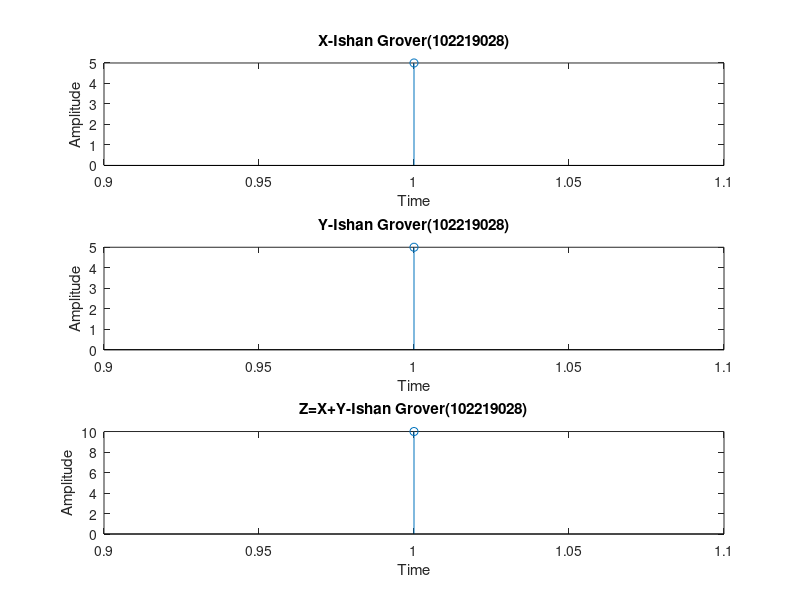

Write the MATLAB code that produced this figure.
%Experiment Number 3
%Addition
clc;
close all;
x=input("Enter the first sequence: ");
subplot(3,1,1);
stem(x);
xlabel("Time");
ylabel("Amplitude");
title("X-Ishan Grover(102219028)");
y=input("Enter the second sequence: ");
subplot(3,1,2);
stem(y);
xlabel("Time");
ylabel("Amplitude");
title("Y-Ishan Grover(102219028)");
z=x+y;
disp(z);
subplot(3,1,3);
stem(z);
xlabel("Time");
ylabel("Amplitude");
title("Z=X+Y-Ishan Grover(102219028)");
